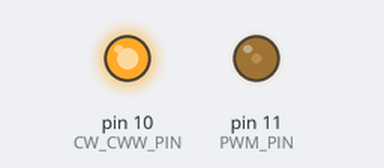
This sketch was run on a simulated Arduino Uno, built with avr-gcc and run on an emulated ATmega328P. Parts: output pins drawn as LEDs (lit = HIGH).

Above: at 0.1 s.
Timing chart, 0 to 1.6 s (numbered marks = the images above):
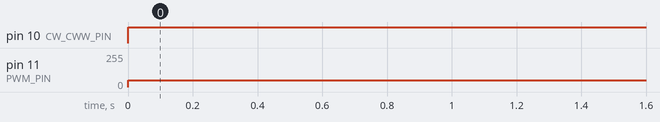

Measured:
- by itself, pin 10 (CW_CWW_PIN): LOW → HIGH at 0.00 s
- by itself, pin 11 (PWM_PIN): 0/255 → 50/255 at 0.00 s

The sketch:

BLDC_CW_FAST.ino
```cpp
#include <Servo.h>

#define CW_CWW_PIN 10
#define PWM_PIN 11

void setup() {
  pinMode(CW_CWW_PIN, OUTPUT);
  pinMode(PWM_PIN, OUTPUT);
}

void loop() {
  digitalWrite(CW_CWW_PIN, HIGH);
  analogWrite(PWM_PIN, 50);
}
```
